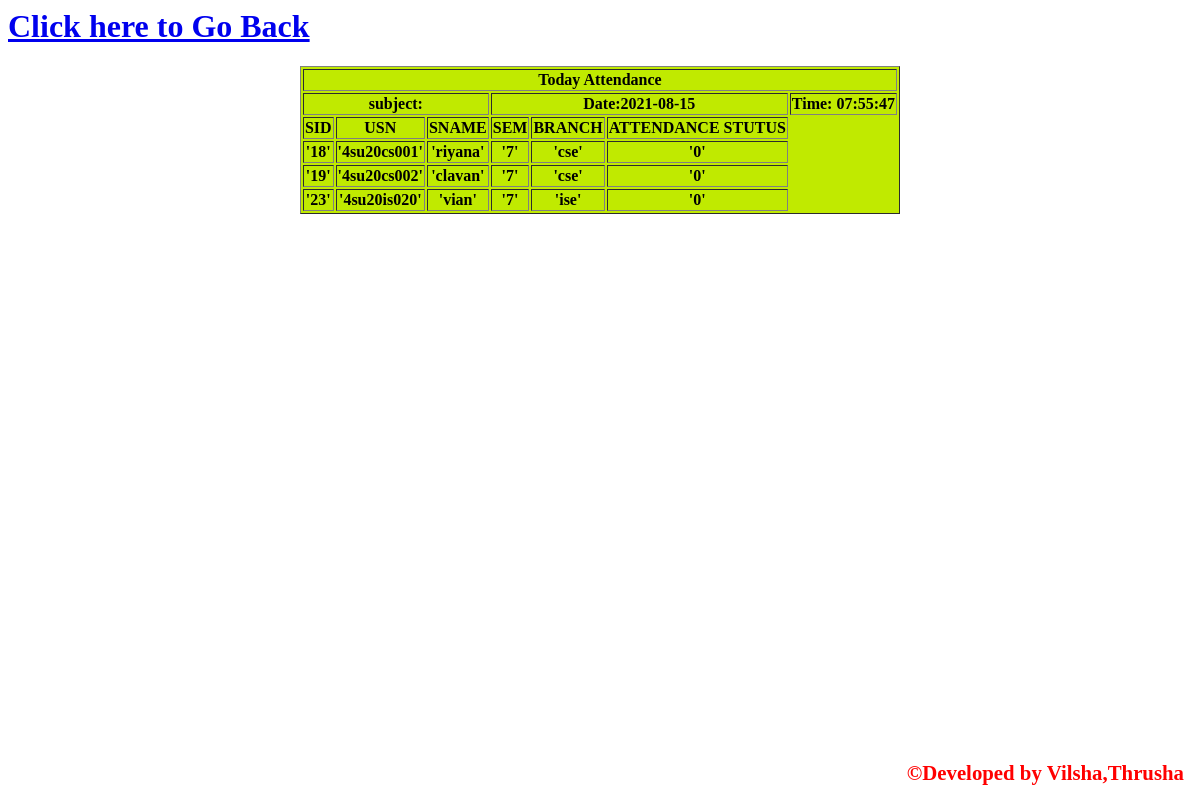
/testing7.php, run on the app's committed database.
### tables this page shows
CREATE TABLE `student` (
  `sid` int(10) NOT NULL,
  `usn` varchar(10) NOT NULL,
  `sname` varchar(20) NOT NULL,
  `sem` int(10) NOT NULL,
  `branch` varchar(10) NOT NULL,
  `phone` bigint(10) NOT NULL,
  `email` varchar(30) NOT NULL,
  `spassword` varchar(20) NOT NULL
);

### testing7.php (the view, shortened to what this page needs)
<?php
 include 'copyrights.php'; ?>
<html>
<table align="center" border="1" bgcolor="cream">
<tr><th colspan="9">Today Attendance</th></tr>
<tr>
<?php
$con=mysqli_connect("localhost","root","","application");
mysqli_select_db($con,"application") or die("cannot connect to the database");
$subject=$_GET['subject'];
echo "<th colspan='3'> subject:".$subject."</th>";
$currentDate = date( 'Y-m-d ', time () );
echo "<th colspan='3'>Date:".$currentDate."</th>";
$currentTime = date( ' h:i:s ', time () );
echo "<th colspan='3'>Time:".$currentTime."</th></tr>";
echo "<tr> <th> SID</th> <th> USN </th> <th> SNAME </th> <th> SEM </th> <th> BRANCH </th> <th> ATTENDANCE STUTUS</th></tr>";
$query1="select *from student where sem=7";
$run=mysqli_query($con,$query1);
while ($row=mysqli_fetch_array($run))
{
 $sid=$row[0];
$usn=$row[1];
$sname=$row[2];
$sem=$row[3];
$branch=$row[4];
$found=0;
if($found==1)
{
	$entry=1;
$query2= "insert into attendance1(sid,usn,sname,sem,branch,subject,dat,time,entry) values ($sid,'$usn','$sname',$sem,'$branch','$subject','$currentDate','$currentTime','$entry')";
echo "<tr> <th> '$sid'</th> <th> '$usn' </th> <th> '$sname' </th> <th> '$sem' </th> <th> '$branch' </th> <th>'1'</th></tr>";
$con=mysqli_connect("localhost","root","","application");
mysqli_select_db($con,"application") or die("cannot connect to the database");
mysqli_query($con,$query2);
}
else
{
echo "<tr> <th> '$sid'</th> <th> '$usn' </th> <th> '$sname' </th> <th> '$sem' </th> <th> '$branch' </th> <th>'0'</th></tr>";
}
}
?>
      <a href="Mark_attendance7.php"><h1>Click here to Go Back</h1></a>

### data on the page
student: sid "18", usn "4su20cs001", sname "riyana", sem "7", branch "cse"
student: sid "19", usn "4su20cs002", sname "clavan", sem "7", branch "cse"
student: sid "23", usn "4su20is020", sname "vian", sem "7", branch "ise"

### other printed values
$currentDate "2021-08-15"
$currentTime "07:55:47"
